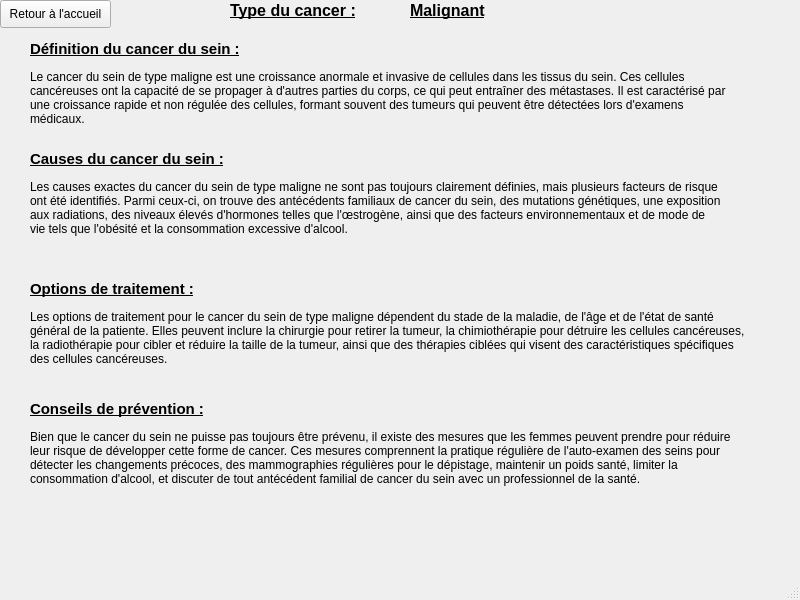
<?xml version="1.0" encoding="UTF-8"?>
<ui version="4.0">
 <class>MainWindow</class>
 <widget class="QMainWindow" name="MainWindow">
  <property name="geometry">
   <rect>
    <x>0</x>
    <y>0</y>
    <width>800</width>
    <height>600</height>
   </rect>
  </property>
  <property name="windowTitle">
   <string>Information sur Malignant</string>
  </property>
  <property name="windowIcon">
   <iconset>
    <normaloff>../../projet/icon_cancer.ico</normaloff>../../projet/icon_cancer.ico</iconset>
  </property>
  <widget class="QWidget" name="centralwidget">
   <widget class="QPushButton" name="pushButton">
    <property name="geometry">
     <rect>
      <x>0</x>
      <y>0</y>
      <width>111</width>
      <height>28</height>
     </rect>
    </property>
    <property name="text">
     <string>Retour à l'accueil</string>
    </property>
   </widget>
   <widget class="QLabel" name="label">
    <property name="geometry">
     <rect>
      <x>230</x>
      <y>0</y>
      <width>171</width>
      <height>21</height>
     </rect>
    </property>
    <property name="font">
     <font>
      <pointsize>12</pointsize>
      <weight>75</weight>
      <bold>true</bold>
      <underline>true</underline>
      <strikeout>false</strikeout>
     </font>
    </property>
    <property name="text">
     <string>Type du cancer :</string>
    </property>
   </widget>
   <widget class="QLabel" name="label_2">
    <property name="geometry">
     <rect>
      <x>410</x>
      <y>0</y>
      <width>111</width>
      <height>21</height>
     </rect>
    </property>
    <property name="font">
     <font>
      <pointsize>12</pointsize>
      <weight>75</weight>
      <bold>true</bold>
      <underline>true</underline>
      <strikeout>false</strikeout>
     </font>
    </property>
    <property name="text">
     <string>Malignant</string>
    </property>
   </widget>
   <widget class="QLabel" name="label_3">
    <property name="geometry">
     <rect>
      <x>30</x>
      <y>40</y>
      <width>271</width>
      <height>31</height>
     </rect>
    </property>
    <property name="font">
     <font>
      <pointsize>11</pointsize>
      <weight>75</weight>
      <bold>true</bold>
      <underline>true</underline>
     </font>
    </property>
    <property name="text">
     <string>Définition du cancer du sein :</string>
    </property>
    <property name="alignment">
     <set>Qt::AlignLeading|Qt::AlignLeft|Qt::AlignTop</set>
    </property>
   </widget>
   <widget class="QLabel" name="label_4">
    <property name="geometry">
     <rect>
      <x>30</x>
      <y>150</y>
      <width>251</width>
      <height>31</height>
     </rect>
    </property>
    <property name="font">
     <font>
      <pointsize>11</pointsize>
      <weight>75</weight>
      <bold>true</bold>
      <underline>true</underline>
     </font>
    </property>
    <property name="text">
     <string>Causes du cancer du sein :</string>
    </property>
    <property name="alignment">
     <set>Qt::AlignLeading|Qt::AlignLeft|Qt::AlignTop</set>
    </property>
   </widget>
   <widget class="QLabel" name="label_5">
    <property name="geometry">
     <rect>
      <x>30</x>
      <y>280</y>
      <width>251</width>
      <height>31</height>
     </rect>
    </property>
    <property name="font">
     <font>
      <pointsize>11</pointsize>
      <weight>75</weight>
      <bold>true</bold>
      <underline>true</underline>
     </font>
    </property>
    <property name="text">
     <string>Options de traitement :</string>
    </property>
    <property name="alignment">
     <set>Qt::AlignLeading|Qt::AlignLeft|Qt::AlignTop</set>
    </property>
   </widget>
   <widget class="QLabel" name="label_6">
    <property name="geometry">
     <rect>
      <x>30</x>
      <y>400</y>
      <width>251</width>
      <height>31</height>
     </rect>
    </property>
    <property name="font">
     <font>
      <pointsize>11</pointsize>
      <weight>75</weight>
      <bold>true</bold>
      <underline>true</underline>
     </font>
    </property>
    <property name="text">
     <string>Conseils de prévention :</string>
    </property>
    <property name="alignment">
     <set>Qt::AlignLeading|Qt::AlignLeft|Qt::AlignTop</set>
    </property>
   </widget>
   <widget class="QLabel" name="label_7">
    <property name="geometry">
     <rect>
      <x>30</x>
      <y>70</y>
      <width>711</width>
      <height>81</height>
     </rect>
    </property>
    <property name="font">
     <font>
      <pointsize>9</pointsize>
     </font>
    </property>
    <property name="text">
     <string>Le cancer du sein de type maligne est une croissance anormale et invasive de cellules dans les tissus du sein. Ces cellules cancéreuses ont la capacité de se propager à d'autres parties du corps, ce qui peut entraîner des métastases. Il est caractérisé par une croissance rapide et non régulée des cellules, formant souvent des tumeurs qui peuvent être détectées lors d'examens médicaux.</string>
    </property>
    <property name="alignment">
     <set>Qt::AlignLeading|Qt::AlignLeft|Qt::AlignTop</set>
    </property>
    <property name="wordWrap">
     <bool>true</bool>
    </property>
   </widget>
   <widget class="QLabel" name="label_8">
    <property name="geometry">
     <rect>
      <x>30</x>
      <y>180</y>
      <width>691</width>
      <height>101</height>
     </rect>
    </property>
    <property name="font">
     <font>
      <pointsize>9</pointsize>
     </font>
    </property>
    <property name="text">
     <string>Les causes exactes du cancer du sein de type maligne ne sont pas toujours clairement définies, mais plusieurs facteurs de risque ont été identifiés. Parmi ceux-ci, on trouve des antécédents familiaux de cancer du sein, des mutations génétiques, une exposition aux radiations, des niveaux élevés d'hormones telles que l'œstrogène, ainsi que des facteurs environnementaux et de mode de vie tels que l'obésité et la consommation excessive d'alcool.</string>
    </property>
    <property name="alignment">
     <set>Qt::AlignLeading|Qt::AlignLeft|Qt::AlignTop</set>
    </property>
    <property name="wordWrap">
     <bool>true</bool>
    </property>
   </widget>
   <widget class="QLabel" name="label_9">
    <property name="geometry">
     <rect>
      <x>30</x>
      <y>310</y>
      <width>721</width>
      <height>71</height>
     </rect>
    </property>
    <property name="font">
     <font>
      <pointsize>9</pointsize>
     </font>
    </property>
    <property name="text">
     <string>Les options de traitement pour le cancer du sein de type maligne dépendent du stade de la maladie, de l'âge et de l'état de santé général de la patiente. Elles peuvent inclure la chirurgie pour retirer la tumeur, la chimiothérapie pour détruire les cellules cancéreuses, la radiothérapie pour cibler et réduire la taille de la tumeur, ainsi que des thérapies ciblées qui visent des caractéristiques spécifiques des cellules cancéreuses.</string>
    </property>
    <property name="alignment">
     <set>Qt::AlignLeading|Qt::AlignLeft|Qt::AlignTop</set>
    </property>
    <property name="wordWrap">
     <bool>true</bool>
    </property>
   </widget>
   <widget class="QLabel" name="label_10">
    <property name="geometry">
     <rect>
      <x>30</x>
      <y>430</y>
      <width>711</width>
      <height>101</height>
     </rect>
    </property>
    <property name="font">
     <font>
      <pointsize>9</pointsize>
     </font>
    </property>
    <property name="text">
     <string>Bien que le cancer du sein ne puisse pas toujours être prévenu, il existe des mesures que les femmes peuvent prendre pour réduire leur risque de développer cette forme de cancer. Ces mesures comprennent la pratique régulière de l'auto-examen des seins pour détecter les changements précoces, des mammographies régulières pour le dépistage, maintenir un poids santé, limiter la consommation d'alcool, et discuter de tout antécédent familial de cancer du sein avec un professionnel de la santé.</string>
    </property>
    <property name="alignment">
     <set>Qt::AlignLeading|Qt::AlignLeft|Qt::AlignTop</set>
    </property>
    <property name="wordWrap">
     <bool>true</bool>
    </property>
   </widget>
  </widget>
  <widget class="QMenuBar" name="menubar">
   <property name="geometry">
    <rect>
     <x>0</x>
     <y>0</y>
     <width>800</width>
     <height>26</height>
    </rect>
   </property>
  </widget>
  <widget class="QStatusBar" name="statusbar"/>
 </widget>
 <resources/>
 <connections/>
</ui>
